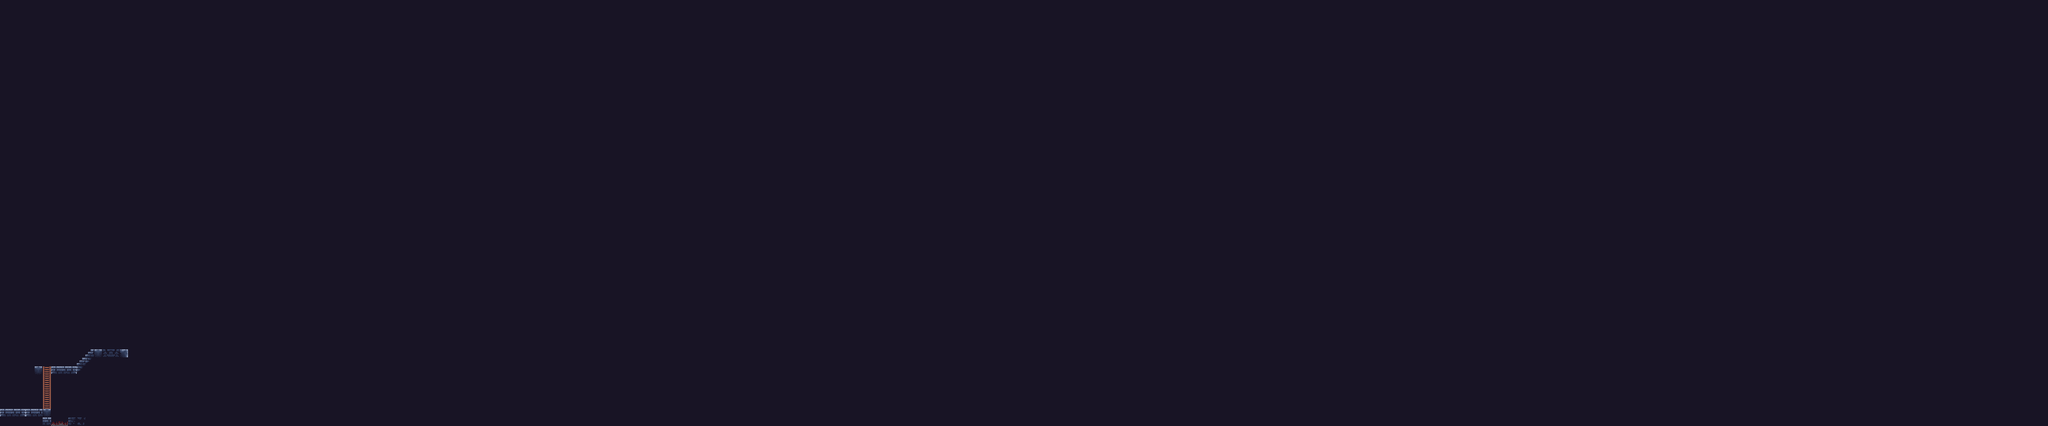

Rendered tile map (Tiled .tmx) drawn with the repository's tilesets; below, a short description and the map source with its tile grids summarised:
An orthogonal 240x50 tile map with 16x16 px tiles, 2 tile layers (background, Tile Layer 1) and 12 objects.

<map version="1.10" tiledversion="1.12.0" orientation="orthogonal" renderorder="right-down" width="240" height="50" tilewidth="16" tileheight="16" infinite="0" nextlayerid="8" nextobjectid="33">
 <tileset firstgid="1" name="Dungeon Tile Set" tilewidth="16" tileheight="16" tilecount="270" columns="15">
  <image source="Dungeon Tile Set.png" trans="008000" width="240" height="288" />
 </tileset>
 <layer id="7" name="background" width="240" height="50">
  <data>[12000 cells, 11 non-empty, 2 distinct tile ids]</data>
 </layer>
 <layer id="1" name="Tile Layer 1" width="240" height="50">
  <data>[12000 cells, 12000 non-empty, 15 distinct tile ids]</data>
 </layer>
 <objectgroup id="4" name="collision">
  <object id="15" x="0" y="768.323" width="95.1428" height="3.84675" />
  <object id="19" x="160.26" y="666.208" width="9.86214" height="1.54096" />
  <object id="20" x="165.088" y="661.174" width="9.7594" height="1.13004" />
  <object id="21" x="170.171" y="656.328" width="69.2939" height="1.72842" />
  <object id="22" x="65.0514" y="688.382" width="13.6702" height="1.0999" />
  <object id="25" x="144.128" y="682.183" width="14.0449" height="1.44908" />
  <object id="26" x="148.921" y="677.167" width="12.2615" height="1.00321" />
  <object id="27" x="154.16" y="672.262" width="8.80596" height="0.891742" />
  <object id="28" x="96.3022" y="688.431" width="55.5876" height="0.929558" />
  <object id="29" x="128.114" y="784.495" width="31.9831" height="1.09033" />
 </objectgroup>
 <objectgroup id="6" name="ladder">
  <object id="30" x="80.9766" y="688.387" width="13.9853" height="79.4226" />
 </objectgroup>
 <objectgroup id="5" name="spikes">
  <object id="32" x="95.9978" y="791.464" width="31.7691" height="4.14379" />
 </objectgroup>
</map>
